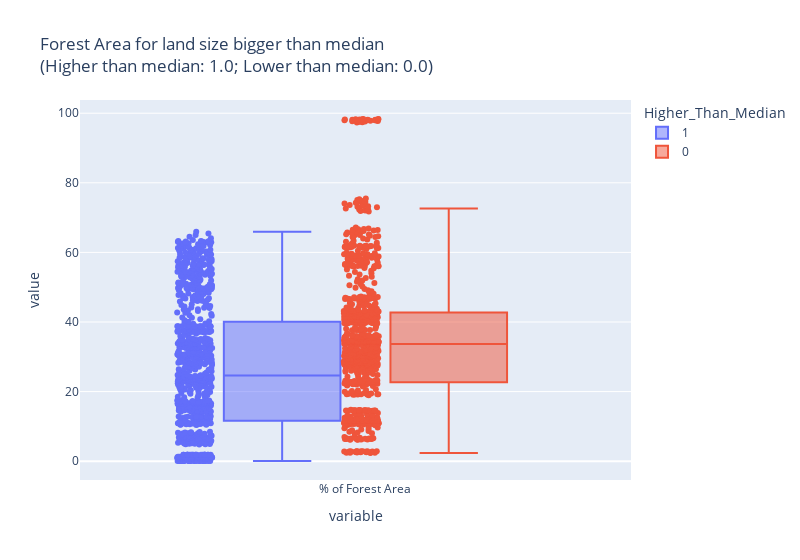

Notebook code for this chart:
### Code cell
fig_box = px.box(last_df,                                           # Specify data frame
                 y=['% of Forest Area'],                       # Select posrecip and negrecip variables
                 points="all",                                     # Include all observations as data points
                 color = 'Higher_Than_Median',                                # Color (and group by) column "Cluster"
                 labels = {"Cluster": "Altruism"},                 # Rename "Cluster" as "Altruism" in our legend
                 title = """Forest Area for land size bigger than median 
                 <br>(Higher than median: 1.0; Lower than median: 0.0)""")       # Always add a title!
fig_box.update_layout(autosize=False, width = 800)                # Specify width (by default, full notebook cell)
fig_box

### Figure 1 — Plotly figure (JSON) as saved in the notebook; plotly's stock layout.template omitted (floating-point values rounded to 4 significant figures; data arrays with more than 128 entries replaced by an {"elided": "..."} marker saying what was removed)
{"data": [{"alignmentgroup": "True", "boxpoints": "all", "hovertemplate": "Higher_Than_Median=1<br>variable=%{x}<br>value=%{y}<extra></extra>", "legendgroup": "1", "marker": {"color": "#636efa"}, "name": "1", "notched": false, "offsetgroup": "1", "orientation": "v", "showlegend": true, "type": "box", "x": {"elided": "946 str values"}, "x0": " ", "xaxis": "x", "y": {"elided": "946 float values"}, "y0": " ", "yaxis": "y"}, {"alignmentgroup": "True", "boxpoints": "all", "hovertemplate": "Higher_Than_Median=0<br>variable=%{x}<br>value=%{y}<extra></extra>", "legendgroup": "0", "marker": {"color": "#EF553B"}, "name": "0", "notched": false, "offsetgroup": "0", "orientation": "v", "showlegend": true, "type": "box", "x": {"elided": "946 str values"}, "x0": " ", "xaxis": "x", "y": {"elided": "946 float values"}, "y0": " ", "yaxis": "y"}], "layout": {"autosize": false, "boxmode": "group", "legend": {"title": {"text": "Higher_Than_Median"}, "tracegroupgap": 0}, "title": {"text": "Forest Area for land size bigger than median \n                 <br>(Higher than median: 1.0; Lower than median: 0.0)"}, "width": 800, "xaxis": {"anchor": "y", "domain": [0, 1], "title": {"text": "variable"}}, "yaxis": {"anchor": "x", "domain": [0, 1], "title": {"text": "value"}}}}
